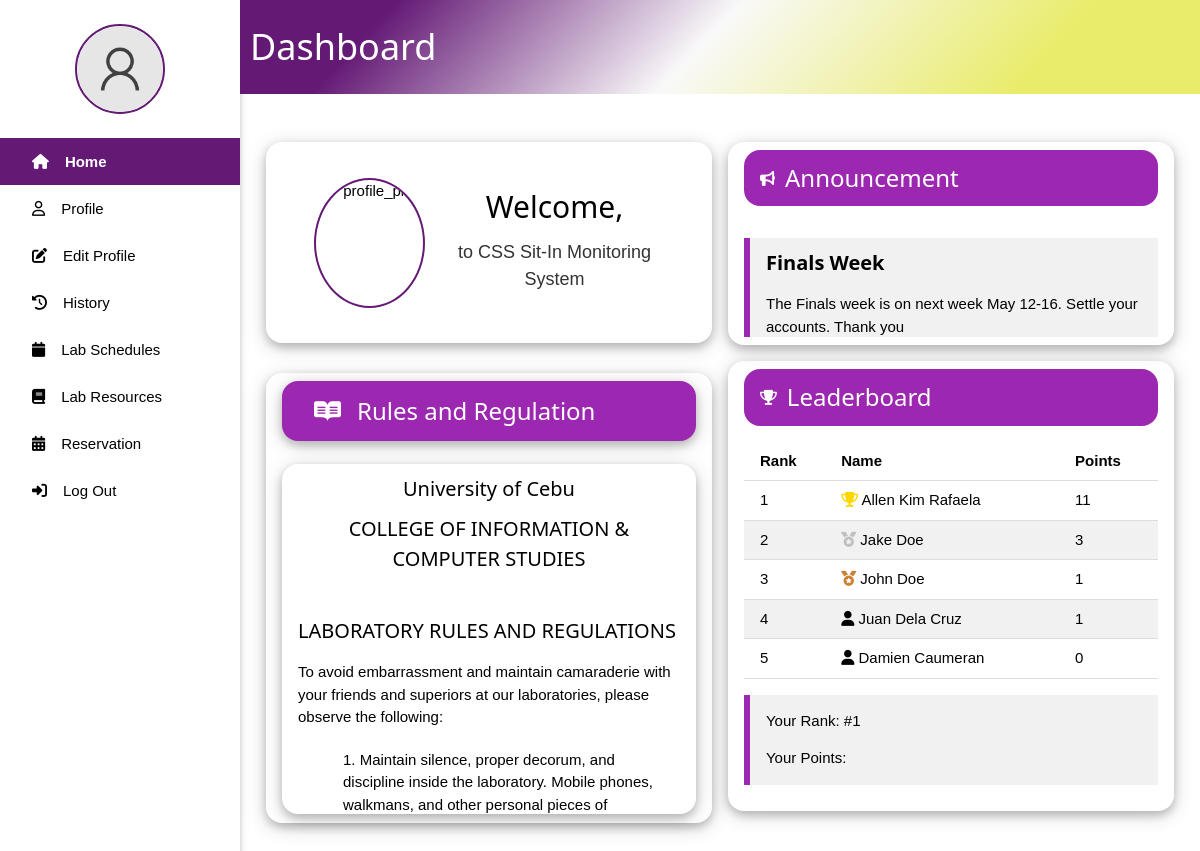
The page /dashboard.php (signed in) on the database as committed earlier.
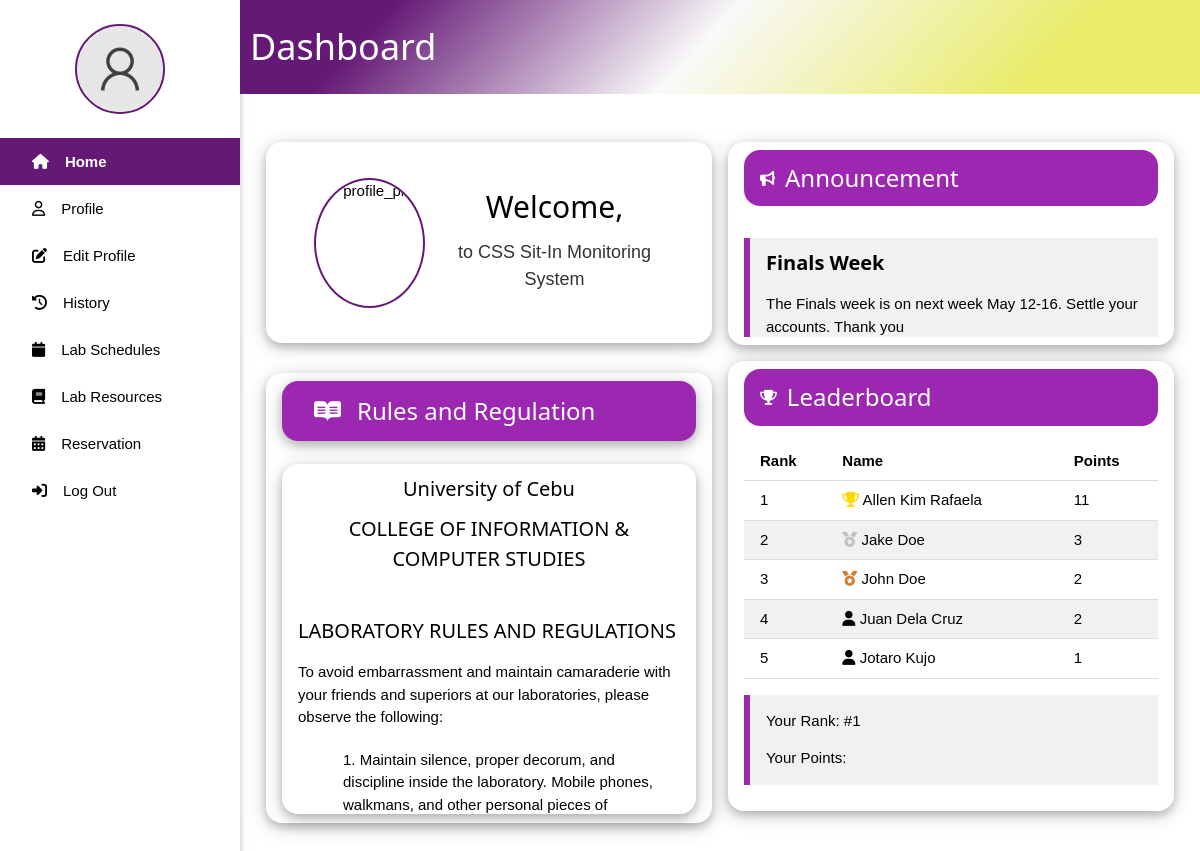
The same page on the database as committed later.
### tables this page shows
CREATE TABLE `announcement` (
  `ID` int(11) NOT NULL,
  `TITLE` varchar(255) DEFAULT NULL,
  `MESSAGE` text NOT NULL,
  `TIMESTAMP` timestamp NOT NULL DEFAULT current_timestamp() ON UPDATE current_timestamp()
);

CREATE TABLE `user` (
  `ID` int(11) NOT NULL,
  `IDNO` int(11) NOT NULL,
  `LASTNAME` varchar(30) NOT NULL,
  `FIRSTNAME` varchar(30) NOT NULL,
  `MIDDLENAME` varchar(30) DEFAULT NULL,
  `COURSE` varchar(30) NOT NULL,
  `YEAR_LEVEL` int(11) NOT NULL,
  `USERNAME` varchar(30) NOT NULL,
  `PASSWORD` varchar(255) NOT NULL,
  `PROFILE_PIC` varchar(255) NOT NULL DEFAULT 'images/default_pic.png',
  `SESSION_COUNT` int(11) DEFAULT 30,
  `POINTS` int(11) DEFAULT 0
);

### dashboard.php (the view, shortened to what the changed rows need)
<?php
include 'connect.php';
$user = isset($_SESSION['user']) ? $_SESSION['user'] : null;
$sql_announcements = "SELECT * FROM announcement ORDER BY timestamp DESC";
$result_announcements = $conn->query($sql_announcements);
$announcements = [];
if($result_announcements->num_rows > 0){
    while ($row = $result_announcements->fetch_assoc()){
        $announcements[] = $row;
    }
}
$sql_leaderboard = "SELECT IDNO, FIRSTNAME, LASTNAME, POINTS FROM user ORDER BY POINTS DESC, FIRSTNAME ASC LIMIT 5";
$result_leaderboard = $conn->query($sql_leaderboard);
$leaderboard = [];
if($result_leaderboard->num_rows > 0){
    while ($row = $result_leaderboard->fetch_assoc()){
        $leaderboard[] = $row;
    }
}
?>
<!DOCTYPE html>
<html lang="en">
<head>
    <link rel="stylesheet" href="w3.css">
    <link rel="stylesheet" href="side_nav.css">
</head>
<body>
<div style="margin-left:20%; z-index: 1; position: relative;">
    <div class="title_page w3-container" style="display: flex; align-items: center;">
        <h1 style="margin-left: 10px; color: #ffff;">Dashboard</h1>
    </div>
    <div class="w3-row-padding" style="margin: 5% 10px;">
        <div class="w3-col m6">
            <div class="w3-mobile w3-round-xlarge w3-card-4 w3-container w3-padding w3-animate-top" style="margin-bottom: 30px; width: 100%;">
                <div class="w3-center w3-margin w3-padding" style="margin-bottom:0; display: flex; align-items: center; justify-content: center;">
                    <div>
                        <h2 id="welcome-text">Welcome, <?php echo htmlspecialchars($user['FIRSTNAME']); ?></h2>
                    </div>
                </div>
            </div>
        </div>
        <div class="w3-col m6">
            <div class="w3-mobile w3-round-xlarge w3-card-4 w3-container w3-padding w3-margin-bottom w3-animate-top" style="width: 100%;">
                  <div id="announcements-list" class="w3-margin-top" style="height:115px; overflow-y: auto;">
                    <?php if (count($announcements) > 0): ?>
                        <?php foreach ($announcements as $announcement): ?>
                            <div class="w3-panel w3-light-gray w3-leftbar w3-border-purple">
                                <h4><strong><?php echo htmlspecialchars($announcement['TITLE']); ?></strong></h4>
                                <p><?php echo htmlspecialchars($announcement['MESSAGE']); ?></p>
                            </div>
                        <?php endforeach; ?>
                    <?php else: ?>
                        <p style="font-size: 18px; color: #333; font-family: Arial, sans-serif; margin-top: 20px;">No announcement for today.</p>
                    <?php endif; ?>
                </div>
            </div>
            <div class="w3-mobile w3-round-xlarge w3-card-4 w3-container w3-padding w3-animate-top" style="width: 100%; height: 450px;">
                <div class="w3-margin-top">
                    <table class="w3-table w3-bordered w3-striped">
                        <thead>
                            <tr>
                                <th>Rank</th>
                                <th>Name</th>
                                <th>Points</th>
                            </tr>
                        </thead>
                        <tbody>
                            <?php if (count($leaderboard) > 0): ?>
                                <?php foreach ($leaderboard as $index => $leader): ?>
                                    <?php
                                        $icon = '<i class="fa-solid fa-user leaderboard-icon"></i>';
                                        if ($index === 0) {
                                            $icon = '<i class="fa-solid fa-trophy leaderboard-icon" style="color:gold;"></i>';
                                        } elseif ($index === 1) {
                                            $icon = '<i class="fa-solid fa-medal leaderboard-icon" style="color:silver;"></i>';
                                        } elseif ($index === 2) {
                                            $icon = '<i class="fa-solid fa-medal leaderboard-icon" style="color:#cd7f32;"></i>';
                                        }
                                    ?>
                                    <tr>
                                        <td><?php echo $index + 1; ?></td>
                                        <td><?php echo $icon . ' ' . htmlspecialchars($leader['FIRSTNAME'] . ' ' . $leader['LASTNAME']); ?></td>
                                        <td><?php echo htmlspecialchars($leader['POINTS']); ?></td>
                                    </tr>
                                <?php endforeach; ?>
                            <?php else: ?>
                                <tr>
                                    <td colspan="3">No leaderboard data available.</td>
                                </tr>
                            <?php endif; ?>
                        </tbody>
                    </table>
                </div>
            </div>
        </div>
    </div>
</div>
</body>
</html>

Rows that differ between the two databases and show on the page:
no longer on this page (row unchanged): user: FIRSTNAME+LASTNAME "Damien Caumeran", POINTS "0"
changed user "John Doe": POINTS "1" → "2"
changed user "Juan Dela Cruz": POINTS "1" → "2"
now on this page (row edited): user: FIRSTNAME+LASTNAME "Jotaro Kujo", POINTS "1"
